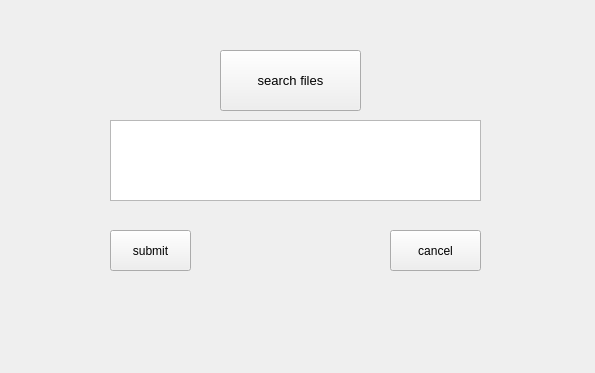
<?xml version="1.0" encoding="UTF-8"?>
<ui version="4.0">
 <class>ChooseLogWidget</class>
 <widget class="QWidget" name="ChooseLogWidget">
  <property name="geometry">
   <rect>
    <x>0</x>
    <y>0</y>
    <width>595</width>
    <height>373</height>
   </rect>
  </property>
  <property name="windowTitle">
   <string>Form</string>
  </property>
  <widget class="QPushButton" name="pushButton">
   <property name="geometry">
    <rect>
     <x>220</x>
     <y>50</y>
     <width>141</width>
     <height>61</height>
    </rect>
   </property>
   <property name="font">
    <font>
     <pointsize>10</pointsize>
    </font>
   </property>
   <property name="text">
    <string>search files</string>
   </property>
  </widget>
  <widget class="QPushButton" name="pushButton_2">
   <property name="geometry">
    <rect>
     <x>110</x>
     <y>230</y>
     <width>81</width>
     <height>41</height>
    </rect>
   </property>
   <property name="font">
    <font>
     <pointsize>9</pointsize>
    </font>
   </property>
   <property name="text">
    <string>submit</string>
   </property>
  </widget>
  <widget class="QPushButton" name="pushButton_3">
   <property name="geometry">
    <rect>
     <x>390</x>
     <y>230</y>
     <width>91</width>
     <height>41</height>
    </rect>
   </property>
   <property name="font">
    <font>
     <pointsize>9</pointsize>
    </font>
   </property>
   <property name="text">
    <string>cancel</string>
   </property>
  </widget>
  <widget class="QTextEdit" name="textEdit">
   <property name="geometry">
    <rect>
     <x>110</x>
     <y>120</y>
     <width>371</width>
     <height>81</height>
    </rect>
   </property>
   <property name="font">
    <font>
     <pointsize>9</pointsize>
    </font>
   </property>
  </widget>
 </widget>
 <resources/>
 <connections/>
</ui>
